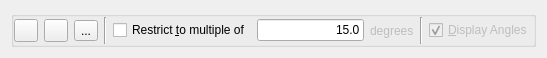
<?xml version="1.0" encoding="UTF-8"?>
<ui version="4.0">
 <class>Line2PEx</class>
 <widget class="QWidget" name="Line2PEx">
  <property name="geometry">
   <rect>
    <x>0</x>
    <y>0</y>
    <width>547</width>
    <height>58</height>
   </rect>
  </property>
  <layout class="QHBoxLayout">
   <item>
    <widget class="QGroupBox" name="groupBox">
     <property name="flat">
      <bool>true</bool>
     </property>
     <layout class="QHBoxLayout" name="horizontalLayout">
      <property name="margin">
       <number>0</number>
      </property>
      <item>
       <widget class="QToolButton" name="Close">
        <property name="toolTip">
         <string>Close Sequence</string>
        </property>
        <property name="icon">
         <iconset>
          <normalon>CloseSequence.svg</normalon>
         </iconset>
        </property>
        <property name="shortcut">
         <string>C</string>
        </property>
       </widget>
      </item>
      <item>
       <widget class="QToolButton" name="Undo">
        <property name="toolTip">
         <string>Undo Previous Segment</string>
        </property>
        <property name="icon">
         <iconset>
          <normalon>UndoSegment.svg</normalon>
         </iconset>
        </property>
        <property name="shortcut">
         <string>U</string>
        </property>
       </widget>
      </item>
      <item>
       <widget class="QToolButton" name="Redo">
        <property name="text">
         <string>...</string>
        </property>
        <property name="icon">
         <iconset>
          <normalon>RedoSegment.svg</normalon>
         </iconset>
        </property>
        <property name="shortcut">
         <string>R</string>
        </property>
       </widget>
      </item>
      <item>
       <widget class="Line" name="line">
        <property name="orientation">
         <enum>Qt::Vertical</enum>
        </property>
       </widget>
      </item>
      <item>
       <widget class="QCheckBox" name="Restrict">
        <property name="text">
         <string>Restrict &amp;to multiple of</string>
        </property>
        <property name="shortcut">
         <string>T</string>
        </property>
       </widget>
      </item>
      <item>
       <widget class="RMathLineEdit" name="Degrees">
        <property name="sizePolicy">
         <sizepolicy hsizetype="Maximum" vsizetype="Fixed">
          <horstretch>0</horstretch>
          <verstretch>0</verstretch>
         </sizepolicy>
        </property>
        <property name="text">
         <string>15.0</string>
        </property>
        <property name="alignment">
         <set>Qt::AlignRight|Qt::AlignTrailing|Qt::AlignVCenter</set>
        </property>
       </widget>
      </item>
      <item>
       <widget class="QLabel" name="dlabel">
        <property name="enabled">
         <bool>false</bool>
        </property>
        <property name="text">
         <string>degrees</string>
        </property>
       </widget>
      </item>
      <item>
       <widget class="Line" name="line_2">
        <property name="orientation">
         <enum>Qt::Vertical</enum>
        </property>
       </widget>
      </item>
      <item>
       <widget class="QCheckBox" name="Display">
        <property name="enabled">
         <bool>false</bool>
        </property>
        <property name="text">
         <string>&amp;Display Angles</string>
        </property>
        <property name="shortcut">
         <string>D</string>
        </property>
        <property name="checked">
         <bool>true</bool>
        </property>
       </widget>
      </item>
     </layout>
    </widget>
   </item>
  </layout>
 </widget>
 <customwidgets>
  <customwidget>
   <class>RMathLineEdit</class>
   <extends>QLineEdit</extends>
   <header location="global">RMathLineEdit.h</header>
  </customwidget>
 </customwidgets>
 <resources/>
 <connections/>
</ui>
